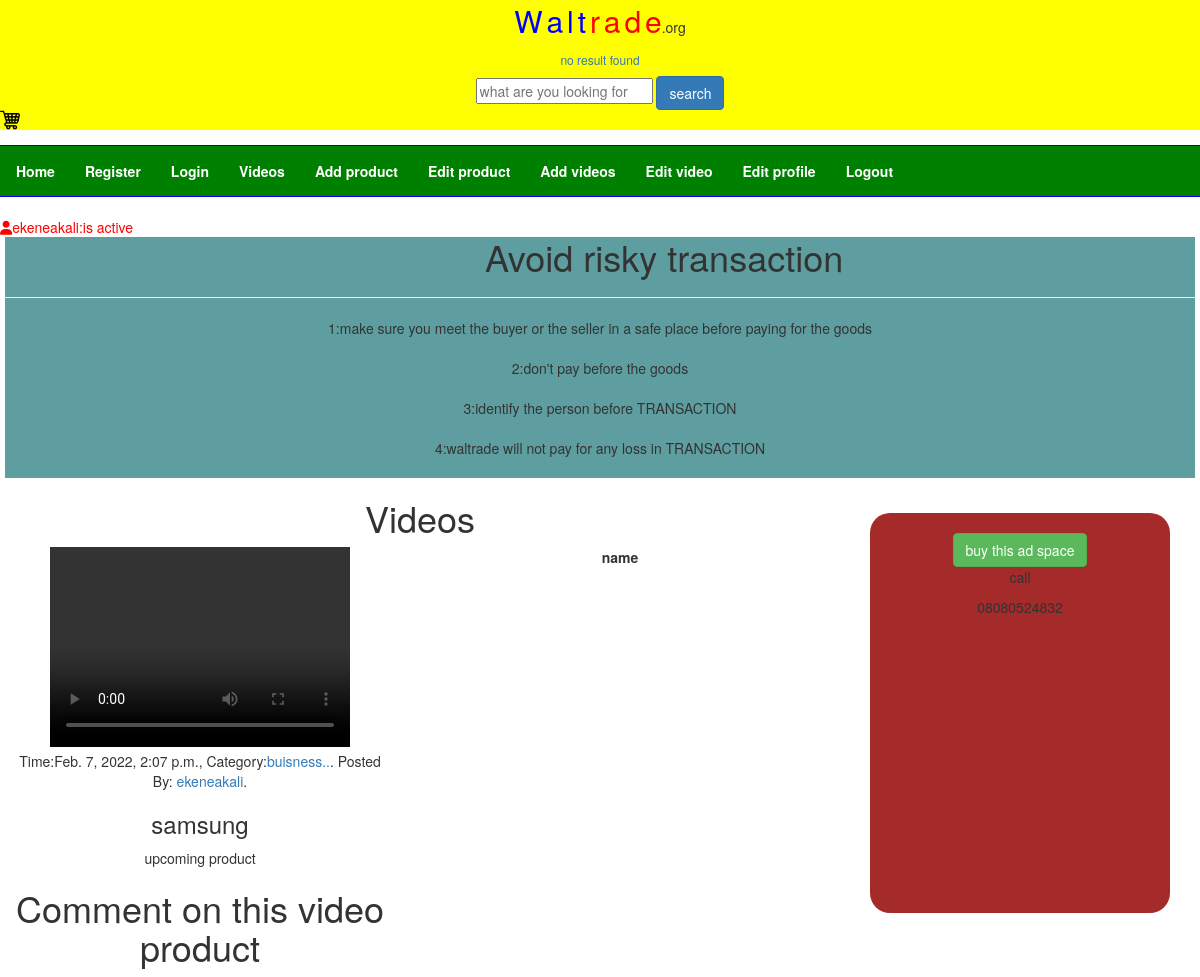
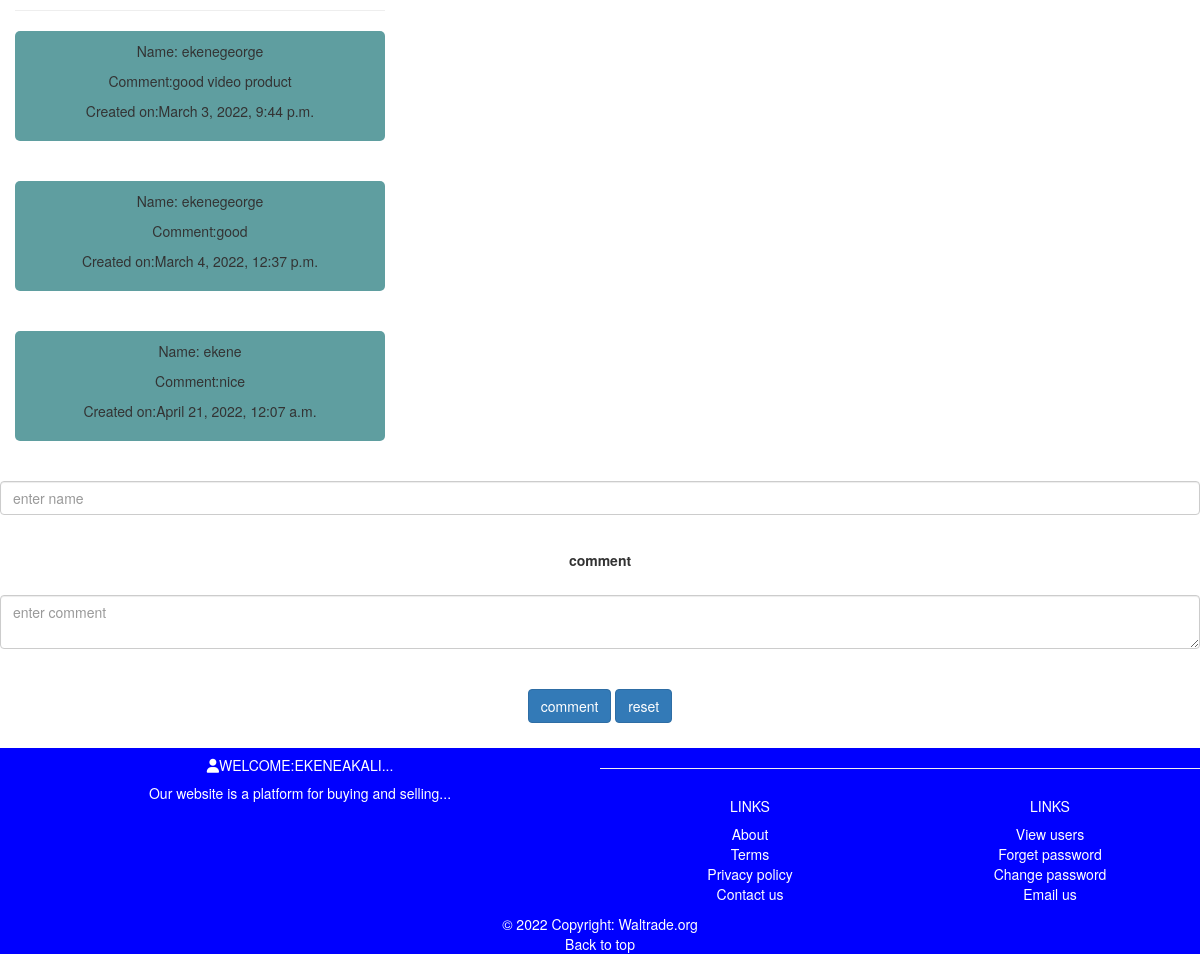
Screenshot of /web-project/get_video/1/ (signed in) with the database file from the repository (2 pictures, top to bottom).
### frontend_app/models.py (models this page shows, shortened)
class Video(models.Model):
    pst_title = models.CharField(max_length=150, verbose_name='name of product')
    created_by = models.ForeignKey(User, on_delete=models.CASCADE, null=True, blank=True)
    video = models.FileField(upload_to='videos/', verbose_name='upload a video')
    category = models.ForeignKey(Category, on_delete=models.CASCADE)
    content = models.TextField(verbose_name='describe your product')
    created_at = models.DateTimeField(auto_now_add=True)
    updated_at = models.DateTimeField(auto_now=True)
    class Meta():
        verbose_name_plural = 'Video'

class Category(models.Model):
    cat_name = models.CharField(max_length=30, verbose_name='Category Name')
    cat_desc = models.TextField(blank=True, null=True, verbose_name='Description')
    created_at = models.DateTimeField(auto_now_add=True)
    updated_at = models.DateTimeField(auto_now=True)
    def __str__(self):
        return self.cat_name
    class Meta():
        verbose_name_plural = 'Category'

class Hello(models.Model):
    name = models.CharField(max_length=200)
    comment = models.TextField()
    post = models.ForeignKey(Video, on_delete=models.CASCADE)
    created_at = models.DateTimeField(auto_now_add=True)
    updated_at = models.DateTimeField(auto_now=True)
    class Meta():
        verbose_name_plural = 'Hello'

### frontend_app/views.py (the view)
# urls.py: path('get_video/<int:pst_id>/', views.get_video, name='get_video'),
def get_video(request, pst_id):
    if not request.user.is_authenticated:
        return redirect('frontend:log_in')
    home = Video.objects.get(pk=pst_id)
    get_comment = Hello.objects.filter(post__pk=pst_id)
    if request.method == 'POST':
        name = request.POST.get('name')
        comment = request.POST.get('comment')
        Hello.objects.create(name=name, comment=comment, post=home)
        messages.success(request, 'comment created')
    return render(request, 'frontend/get-video.html', {'home':home, 'comment':get_comment})

### frontend_app/context_processors.py (called while the page is built)
def get_current_year_to_context(request):
    current_datetime = datetime.datetime.now()
    return {'current_year':current_datetime.year}

### templates/frontend/get-video.html (shortened to what this page needs)
{% extends 'frontend/base.html' %}
{% load static %}
{% block content %}
{% load social_share %}
<center>
  <div style="text-align: center; background-color: cadetblue; margin: 5px;">
    <h1>Avoid risky transaction</h1><hr>
    1:make sure you meet the buyer or the seller in a safe place before paying for the goods<br><br>
    2:don't pay before the goods<br><br>
    3:identify the person before TRANSACTION<br><br>
    4:waltrade will not pay for any loss in TRANSACTION<br><br>
</div>
{% include 'frontend/ads.html' %}
    <h1>Videos</h1>
    <div class="container-fluid">
        <div class="row">
            {% if home %}
                <div class="col-md-4">
                  <video src="{{home.video.url}}" width="300px" height="200px" controls></video>
                  <p>
                   Time:{{home.created_at}}, Category:<a href="sport.html">{{home.category}}..</a>.
                   Posted By: <a href="#">{{home.created_by}}</a>.
                 </p>
                  <h3>{{home.pst_title}}</h3>
                  <p>
                     {{home.content }}
                  </p>
                    <h1 style="text-align: center;">Comment on this video product</h1><hr>
          {% if comment %}
            {% for c in comment %}
              <div style="background-color: cadetblue; padding: 10px; border-radius: 5px;">
                <p>Name: {{c.name}}</p>
                <p>Comment:{{c.comment}}</p>
                <p>Created on:{{c.created_at}}</p>
              </div><br><br>
              {% endfor %}
            {% endif %}
        </div>
      <form method="post">
          <div class="form-group">
            <label for="name">name</label><br><br>
            <input type="text" name="name" required maxlength="50" id="name" class="form-control" placeholder="enter name">
          </div><br>
          <div class="form-group">
            <label for="comment">comment</label><br><br>
            <textarea name="comment" required placeholder="enter comment" class="form-control"></textarea><br><br>
            <button class="btn btn-primary" type="submit">comment</button>
            <button class="btn btn-primary" type="reset">reset</button>
          </div>
        </form>
        </div>
                </div>
            {% endif %}
</center>
{% endblock %}

### templates/frontend/base.html (shortened to what this page needs)
{% load static %}
<!DOCTYPE html>
<html lang="en">
  <head>
    <link rel="stylesheet" href="{% static 'frontend/css/style.css' %}">
    <link rel="stylesheet" href="{% static 'frontend/css/bootstrap.min.css' %}">
    <link rel="stylesheet" href="https://cdnjs.cloudflare.com/ajax/libs/font-awesome/6.0.0-beta3/css/all.min.css" />
  </head>
  <body>
    <div class="head">
      <span style="font-size: 30px; color:blue;">W</span>
      <span style="font-size: 30px; color: blue;">a</span>
      <span style="font-size: 30px; color: blue;">l</span>
      <span style="font-size: 30px; color: blue;">t</span>
      <span style="font-size: 30px; color: red;">r</span>
      <span style="font-size: 30px; color: red;">a</span>
      <span style="font-size: 30px; color: red;">d</span>
      <span style="font-size: 30px; color: red;">e</span>.org
      {% include 'frontend/search-result.html' %}
      <a href="{% url 'frontend:add_post' %}"><img src="{% static 'frontend/images/cart.png' %}" style="float: left;" height="20px" width="20px" alt="img"></a>
  </div>
  <section id="siteMenu">
    <div class="row">
      <nav class="navbar navbar-inverse">
        <div class="collapse navbar-collapse" id="mainNav">
          <ul class="nav navbar-nav">
            <li class="footer-color"><a href="{% url 'home' %}">Home</a></li>
            <li class="footer-color"><a href="{% url 'frontend:register' %}">Register</a></li>
            <li class="footer-color"><a href="{% url 'frontend:log_in' %}">Login</a></li>
            <li class="footer-color"><a href="{% url 'frontend:view_video' %}">Videos</a></li>
            {% if request.user.is_authenticated %}
            <li class="footer-color"><a href="{% url 'frontend:add_post' %}">Add product</a></li>
            <li class="footer-color"><a href="{% url 'frontend:view_post' %}">Edit product</a></li>
            <li class="footer-color"><a href="{% url 'frontend:video' %}">Add videos</a></li>
            <li class="footer-color"><a href="{% url 'frontend:user_video' %}">Edit video</a></li>
            <li class="footer-color"><a href="{% url 'frontend:view_profile' %}">Edit profile</a></li>
            <li class="footer-color"><a href="{% url 'frontend:confirm_logout' %}">Logout</a></li>
            {% endif %}
          </ul>
        </div>
      </nav>
    </div>
  </section>
  {% if request.user.is_authenticated %}
  <p style="float:left; color:red"><i class="fa fa-user"></i>{{request.user.username}}:is active</p>
  {% endif %}
        {% block content %}
      {% endblock %}
  <footer class="page-footer font-small blue pt-4">
  <div class="container-fluid text-center text-md-left">
    <div class="row">
      <div class="col-md-6 mt-md-0 mt-3">
        {% if request.user.is_authenticated %}
        <h5 class="footer-style text-uppercase"><i class="fa fa-user"></i>Welcome:{{ request.user.username }}...</h5>
        {% endif %}
        <p class="footer-style">Our website is a platform for buying and selling...</p>
      </div>
      <hr class="clearfix w-100 d-md-none pb-3">
      <div class="col-md-3 mb-md-0 mb-3">
        <h5 class="footer-style text-uppercase">Links</h5>
        <ul class="list-unstyled">
          <li>
            <a class="footer-color" href="{% url 'frontend:about' %}">About</a>
          </li>
          <li>
            <a class="footer-color" href="{% url 'frontend:term_condition' %}">Terms</a>
          </li>
          <li>
            <a class="footer-color" href="{% url 'frontend:privacy' %}">Privacy policy</a>
          </li>
          <li>
            <a class="footer-color" href="{% url 'frontend:contact_us' %}">Contact us</a>
          </li>
        </ul>
      </div>
      <div class="col-md-3 mb-md-0 mb-3">
        <h5 class="footer-style text-uppercase">Links</h5>
        <ul class="list-unstyled">
          {% if request.user.is_authenticated %}
          <li>
            <a class="footer-color" href="{% url 'frontend:view_user' %}">View users</a>
          </li>
          <li>
            <a class="footer-color" href="{% url 'frontend:forget_password' %}">Forget password</a>
          </li>
          <l>
            <a class="footer-color" href="{% url 'frontend:change_password' %}">Change password</a>
          <li>
            <a class="footer-color" href="mailto:waltrade42@gmail.com">Email us</a>
          </li>
          {% endif %}
        </ul>
      </div>
    </div>
  </div>
  <div class="footer-style footer-copyright text-center py-3">© {{ current_year }} Copyright:
    <a class="footer-color" href="#"> Waltrade.org</a>
    <p><a class="footer-color" href="#top">Back to top</a></p>
  </div>
</footer>

### templates/frontend/search-result.html (shortened to what this page needs)
{% load static %}
<!DOCTYPE html>
<html lang="en">
<head>
</head>
<body>
    {% if query %}
        <center><h2>{% if request.user.is_authenticated %}{{request.user.username}}:{% endif %} you searched for...</h2></center>
        {% for x in query %}
        <p>Name of product:{{x.pst_title}}</p>
        <p>Created by:{{x.created_by}}</p>
        <a href="{% url 'frontend:get_one' x.id %}"><img src="{{x.images.url}}" width="200px" height="200px" alt="img"></a>
        <p>Category:{{x.category}}</p>
        <p>Description:{{x.content}}</p>
        <p>Uploaded on:{{x.created_at}}</p>
        <a href="{% url 'frontend:get_one' x.id %}" class="btn btn-primary">read more</a><br> or
        <a href="{% url 'frontend:logout_view' %}" class="btn btn-primary">log out</a>
        {% endfor %}
        {% else %}
        <a href="{% url 'home' %}"><center><h6>no result found</h6></center></a>
        {% endif %}
        <form action="{% url 'frontend:search' %}" method="get">
            <input type="text" name="search" placeholder="what are you looking for">
            <button type="submit" class="btn btn-primary">search</button>
        </form>
</body>
</html>

### templates/frontend/ads.html (shortened to what this page needs)
{% load static %}
<!DOCTYPE html>
<html lang="en">
<head>
</head>
<body>
            <div class="page"><br>
                <button type="submit" class="btn btn-success">buy this ad space</button>
                <p>call</p>
                <p>08080524832</p>
            </div>
</body>
</html>

### static/frontend/css/style.css (style rules this page uses)
.head { display: block; background-color: yellow; text-align: center; height: 130px; }
#siteMenu .navbar { margin-top: 15px; margin-bottom: 10; border-radius:0; background-color:green; border-color:blue; }
#mainNav .navbar-nav a { color:#fff; font-weight: bold; }
.page-footer { background-color: blue; margin-top: 10px; }
.footer-color { color: white; }
.footer-style { color: white; }

### templates/frontend/ads.html (style rules this page uses)
.page { background-color: brown; float: right; height: 400px; width: 300px; text-align: center; border-radius: 20px; margin-top: 10px; margin: 30px; }

### rows the page displays
Video: created_at "Feb. 7, 2022, 2:07 p.m.", category "buisness", created_by "ekeneakali", pst_title "samsung", content "upcoming product"
Hello: name "ekenegeorge", comment "good video product", created_at "March 3, 2022, 9:44 p.m."
Hello: name "ekenegeorge", comment "good", created_at "March 4, 2022, 12:37 p.m."
Hello: name "ekene", comment "nice", created_at "April 21, 2022, 12:07 a.m."

### other values shown
{{ request.user.username }} "ekeneakali"
{{ request.user.username }} "EKENEAKALI"
